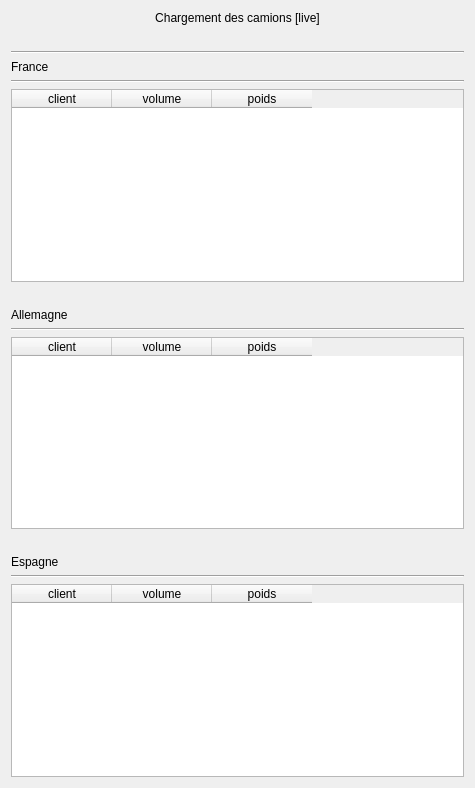
<?xml version="1.0" encoding="UTF-8"?>
<ui version="4.0">
 <class>Widget</class>
 <widget class="QWidget" name="Widget">
  <property name="geometry">
   <rect>
    <x>0</x>
    <y>0</y>
    <width>475</width>
    <height>788</height>
   </rect>
  </property>
  <property name="windowTitle">
   <string>Widget</string>
  </property>
  <layout class="QGridLayout" name="gridLayout">
   <item row="0" column="0">
    <layout class="QVBoxLayout" name="verticalLayout">
     <item>
      <widget class="QLabel" name="label">
       <property name="text">
        <string>Chargement des camions [live]</string>
       </property>
       <property name="alignment">
        <set>Qt::AlignCenter</set>
       </property>
      </widget>
     </item>
     <item>
      <spacer name="horizontalSpacer">
       <property name="orientation">
        <enum>Qt::Horizontal</enum>
       </property>
       <property name="sizeHint" stdset="0">
        <size>
         <width>40</width>
         <height>20</height>
        </size>
       </property>
      </spacer>
     </item>
     <item>
      <widget class="Line" name="line_4">
       <property name="orientation">
        <enum>Qt::Horizontal</enum>
       </property>
      </widget>
     </item>
     <item>
      <widget class="QLabel" name="label_4">
       <property name="text">
        <string>France</string>
       </property>
      </widget>
     </item>
     <item>
      <widget class="Line" name="line_3">
       <property name="orientation">
        <enum>Qt::Horizontal</enum>
       </property>
      </widget>
     </item>
     <item>
      <widget class="QTableWidget" name="twFrance">
       <column>
        <property name="text">
         <string>client</string>
        </property>
       </column>
       <column>
        <property name="text">
         <string>volume</string>
        </property>
       </column>
       <column>
        <property name="text">
         <string>poids</string>
        </property>
       </column>
      </widget>
     </item>
     <item>
      <spacer name="horizontalSpacer_2">
       <property name="orientation">
        <enum>Qt::Horizontal</enum>
       </property>
       <property name="sizeHint" stdset="0">
        <size>
         <width>40</width>
         <height>20</height>
        </size>
       </property>
      </spacer>
     </item>
     <item>
      <widget class="QLabel" name="label_2">
       <property name="text">
        <string>Allemagne</string>
       </property>
      </widget>
     </item>
     <item>
      <widget class="Line" name="line">
       <property name="orientation">
        <enum>Qt::Horizontal</enum>
       </property>
      </widget>
     </item>
     <item>
      <widget class="QTableWidget" name="twGermany">
       <column>
        <property name="text">
         <string>client</string>
        </property>
       </column>
       <column>
        <property name="text">
         <string>volume</string>
        </property>
       </column>
       <column>
        <property name="text">
         <string>poids</string>
        </property>
       </column>
      </widget>
     </item>
     <item>
      <spacer name="horizontalSpacer_3">
       <property name="orientation">
        <enum>Qt::Horizontal</enum>
       </property>
       <property name="sizeHint" stdset="0">
        <size>
         <width>40</width>
         <height>20</height>
        </size>
       </property>
      </spacer>
     </item>
     <item>
      <widget class="QLabel" name="label_3">
       <property name="text">
        <string>Espagne</string>
       </property>
      </widget>
     </item>
     <item>
      <widget class="Line" name="line_2">
       <property name="orientation">
        <enum>Qt::Horizontal</enum>
       </property>
      </widget>
     </item>
     <item>
      <widget class="QTableWidget" name="twSpain">
       <column>
        <property name="text">
         <string>client</string>
        </property>
       </column>
       <column>
        <property name="text">
         <string>volume</string>
        </property>
       </column>
       <column>
        <property name="text">
         <string>poids</string>
        </property>
       </column>
      </widget>
     </item>
    </layout>
   </item>
  </layout>
 </widget>
 <resources/>
 <connections/>
</ui>
